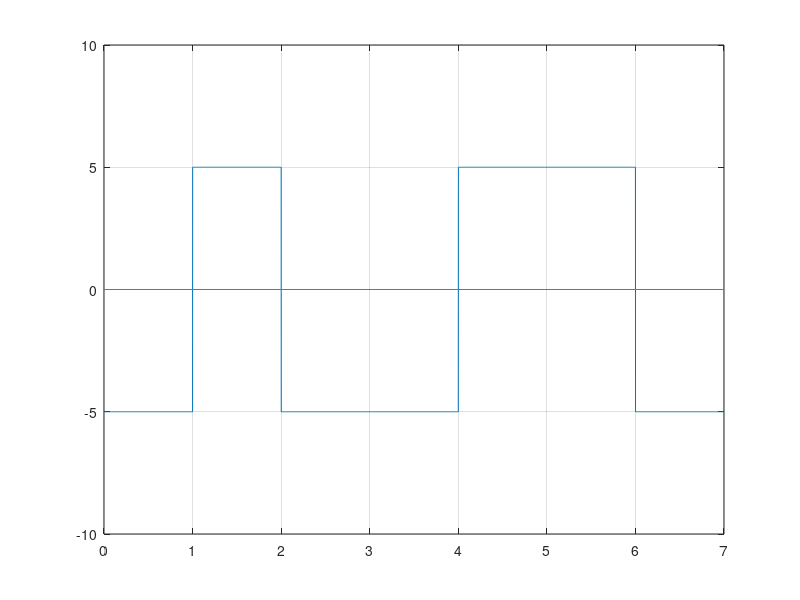

MATLAB code for this plot:
clc; #... Clear command line
clear all; #... Clear variables
close all; #... Clear figures

bits = [1 0 1 1 0 0 1];

#... Modulation
bitrate = 1;
voltage = 5;

sampling_rate = 1000;
sampling_time = 1/sampling_rate;

end_time = length(bits)/bitrate;
time = 0:sampling_time:end_time;

index = 1;

for i = 1:length(time)
    if bits(index) == 1
        modulation(i) = -voltage;
    else
        modulation(i) = voltage;
    endif
    if time(i)*bitrate >= index
        index = index+1;
    endif
endfor

plot(time, modulation);
axis([0 end_time -voltage-5 voltage+5]);
line([0 end_time], [0,0]);
grid on;

#... Demodulation
index = 1;

for i = 1:length(modulation)
    if modulation(i) == voltage
        demodultaion(index) = 0;
    else
        demodultaion(index) = 1;
    endif
    if time(i)*bitrate >= index
        index = index+1;
    endif
endfor

disp(demodultaion);
